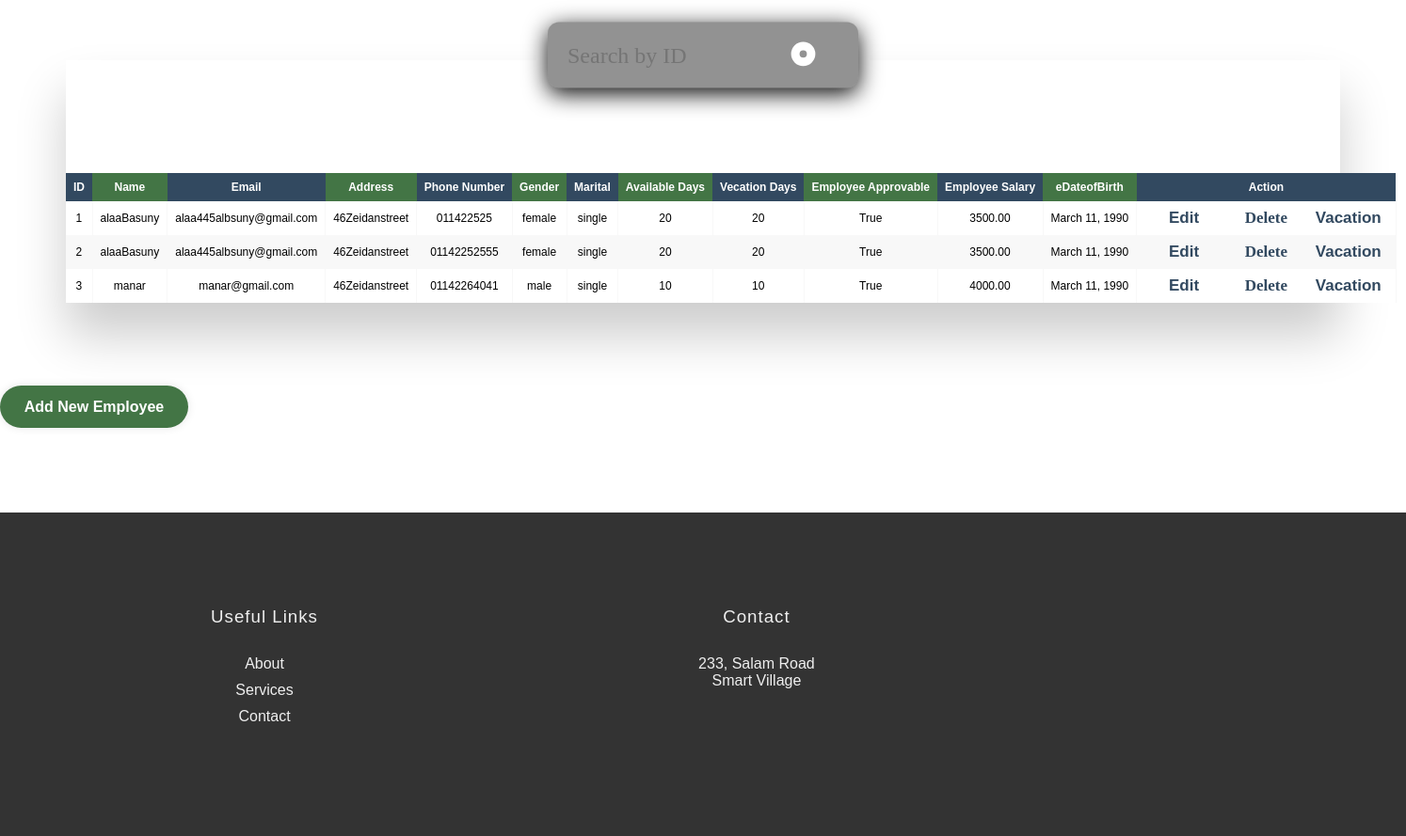
The page /show on the database its author committed.
### employee/models.py (models this page shows, shortened)
class Employee(models.Model):
    GENDER_CHOICES = [
        ('male', 'Male'),
        ('female', 'Female')
    ]
    MARITAL_CHOICES = [
        ('single', 'Single'),
        ('married', 'Married'),
        ('divorced', 'Divorced'),
        ('widowed', 'Widowed'),
    ]
    eid = models.CharField(max_length=20, blank=False)
    ename = models.CharField(max_length=30, blank=False)
    eemail = models.EmailField(max_length=50)
    eaddress = models.CharField(max_length=40, blank=False)
    ephonenumber = models.CharField(max_length=15, unique=True)  # Make sure phone number is unique
    egender = models.CharField(max_length=10, choices=GENDER_CHOICES)
    eMarital = models.CharField(max_length=10, choices=MARITAL_CHOICES)
    enumberofavailable = models.IntegerField(validators=[MinValueValidator(0)])
    evecationday = models.IntegerField(validators=[MinValueValidator(0)])
    eApprocedvecation = models.BooleanField()
    eSalary = models.DecimalField(max_digits=10, decimal_places=2 , validators=[MinValueValidator(3000)])
    eDateofBirth = models.DateField()
    class Meta :
        db_table = "employee"

### employee/views.py (the view)
# urls.py: path('show', views.show , name='ShowPage'),
def show(request):
    employees = Employee.objects.all()
    return render(request, 'show.html', {'employees': employees})

### employee/templates/show.html (shortened to what this page needs)
{% load static %}
<!DOCTYPE html>
<html lang="en">
<head>
    <link rel="stylesheet" type="text/css" href="{% static 'css/showStyle.css' %}">
    <link rel="stylesheet" type="text/css" href="{% static 'css/style.css' %}">
</head>
<body>
    <div id="cover">
          <div class="tb">
            <div class="td"><input type="text" name="search" placeholder="Search by ID" required></div>
            <div class="td" id="s-cover">
              <button type="submit">
                <div id="s-circle"></div>
              </button>
            </div>
          </div>
    </div>
    <br>
    <br>
    <br>
    <div class="table-wrapper">
        <table class="fl-table">
            <thead>
            <tr>
                <th>ID</th>
                <th>Name</th>
                <th>Email</th>
                <th>Address</th>
                <th>Phone Number</th>
                <th>Gender</th>
                <th>Marital</th>
                <th>Available Days</th>
                <th>Vecation Days</th>
                <th>Employee Approvable</th>
                <th>Employee Salary</th>
                <th>eDateofBirth</th>
                <th>Action</th>
            </tr>
            </thead>
            <tbody>
                {% for employee in employees %}
                    <tr>
                        <td>{{ employee.eid }}</td>
                        <td>{{ employee.ename }}</td>
                        <td>{{ employee.eemail }}</td>
                        <td>{{ employee.eaddress }}</td>
                        <td>{{ employee.ephonenumber }}</td>
                        <td>{{ employee.egender }}</td>
                        <td>{{ employee.eMarital }}</td>
                        <td>{{ employee.enumberofavailable}}</td>
                        <td>{{ employee.evecationday }}</td>
                        <td>{{ employee.eApprocedvecation }}</td>
                        <td>{{ employee.eSalary }}</td>
                        <td>{{ employee.eDateofBirth }}</td>
                        <td>
                            <button><a href="/edit/{{ employee.id }}" class="edit">Edit</a></button>
                            <button onclick="confirmDelete('{{ employee.id }}')" class="del">Delete</button>
                            <button><a href="/submit-vacation/{{ employee.eid }}/" class="vec">Vacation</a></button>
                        </td>
                    </tr>
                {% endfor %}
            </tbody>
        </table>
    </div>
    <br>
    <button class="add"><a href="/emp">Add New Employee</a></button>
    <div class="footer">
        <div class="col_1">
            <h3>Useful Links</h3>
            <a href="#">About</a>
            <a href="#">Services</a>
            <a href="#">Contact</a>
        </div>
        <div class="col_2">
            <h3>Contact</h3>
            <p>233, Salam Road<br>Smart Village</p>
            <div class="social-icons">
            </div>
        </div>
    </div>
</body>
</html>

### employee/static/css/showStyle.css (style rules this page uses)
* { box-sizing: border-box; -webkit-box-sizing: border-box; -moz-box-sizing: border-box; margin: 0; padding: 0; }
body { font-family: Helvetica; -webkit-font-smoothing: antialiased; background-image: none; }
.table-wrapper { margin: 10px 70px 70px; box-shadow: 0px 35px 50px rgba( 0, 0, 0, 0.2 ); padding-top: 120px; }
.fl-table { border-radius: 5px; font-size: 12px; font-weight: normal; border: none; border-collapse: collapse; width: 100%; max-width: 100%; white-space: nowrap; background-color: white; }
.fl-table td, .fl-table th { text-align: center; padding: 8px; }
.fl-table td { border-right: 1px solid #f8f8f8; font-size: 12px; }
.fl-table thead th { color: #ffffff; background: #437545; }
.fl-table thead th:nth-child(odd) { color: #ffffff; background: #324960; }
.fl-table tr:nth-child(even) { background: #F8F8F8; }
.add { width: 200px; height: 45px; background:#437545; border: none; outline: none; border-radius: 40px; box-shadow: 0 0 10px rgba(0 , 0 , 0 , 0.1); }
.add a { text-decoration: none; cursor: pointer; font-size: 16px; color: #ffffff; font-weight: 600; margin-top: 90px; }
.tb { display: table; width: 100%; }
.td { display: table-cell; vertical-align: middle; }
input, button { color: #fff; font-family: Nunito; padding: 0; margin: 0; border: 0; background-color: transparent; }
#cover { position: fixed; top: 0; left: 50%; transform: translateX(-50%) scale(0.6); width: 550px; padding: 35px; background-color: #929292; border-radius: 20px; box-shadow: 0 10px 40px #070707, 0 0 0 20px #ffffffeb; }
input[type="text"] { width: calc(100% - 84px); font-size: 40px; }
#s-cover { display: inline-block; vertical-align: top; width: auto; padding-left: 35px; }
button { position: relative; display: inline-block; vertical-align: top; width: 84px; height: auto; cursor: pointer; }
#s-circle { position: relative; top: 0; left: 0; width: 43px; height: 43px; margin-top: 0; border-width: 15px; border: 15px solid #fff; background-color: transparent; border-radius: 50%; transition: 0.5s ease all; }
.edit , .vec , .del { text-decoration: none; color: #324960 ; font-weight: bold; font-size: 17px; }

### employee/static/css/style.css (style rules this page uses)
* { margin: 0; padding: 0; font-family: sans-serif; box-sizing: border-box; }
.footer { margin-top: 90px; width: 100%; padding: 100px 15%; background: #333; color: #efefef; display: flex; }
.footer div { text-align: center; }
.col_2 { flex-grow: 2; }
.footer div h3 { font-weight: 300; margin-bottom: 30px; letter-spacing: 1px; }
.col_1 a { display: block; text-decoration: none; color: #efefef; margin-bottom: 10px; }
.social-icons { margin-top: 30px; }

### rows shown on the page
Employee: eid "1", ename "alaaBasuny", eemail "alaa445albsuny@gmail.com", eaddress "46Zeidanstreet", ephonenumber "011422525", egender "female", eMarital "single", enumberofavailable "20", evecationday "20", eApprocedvecation "True", eSalary "3500.00", eDateofBirth "March 11, 1990"
Employee: eid "2", ename "alaaBasuny", eemail "alaa445albsuny@gmail.com", eaddress "46Zeidanstreet", ephonenumber "01142252555", egender "female", eMarital "single", enumberofavailable "20", evecationday "20", eApprocedvecation "True", eSalary "3500.00", eDateofBirth "March 11, 1990"
Employee: eid "3", ename "manar", eemail "manar@gmail.com", eaddress "46Zeidanstreet", ephonenumber "01142264041", egender "male", eMarital "single", enumberofavailable "10", evecationday "10", eApprocedvecation "True", eSalary "4000.00", eDateofBirth "March 11, 1990"
